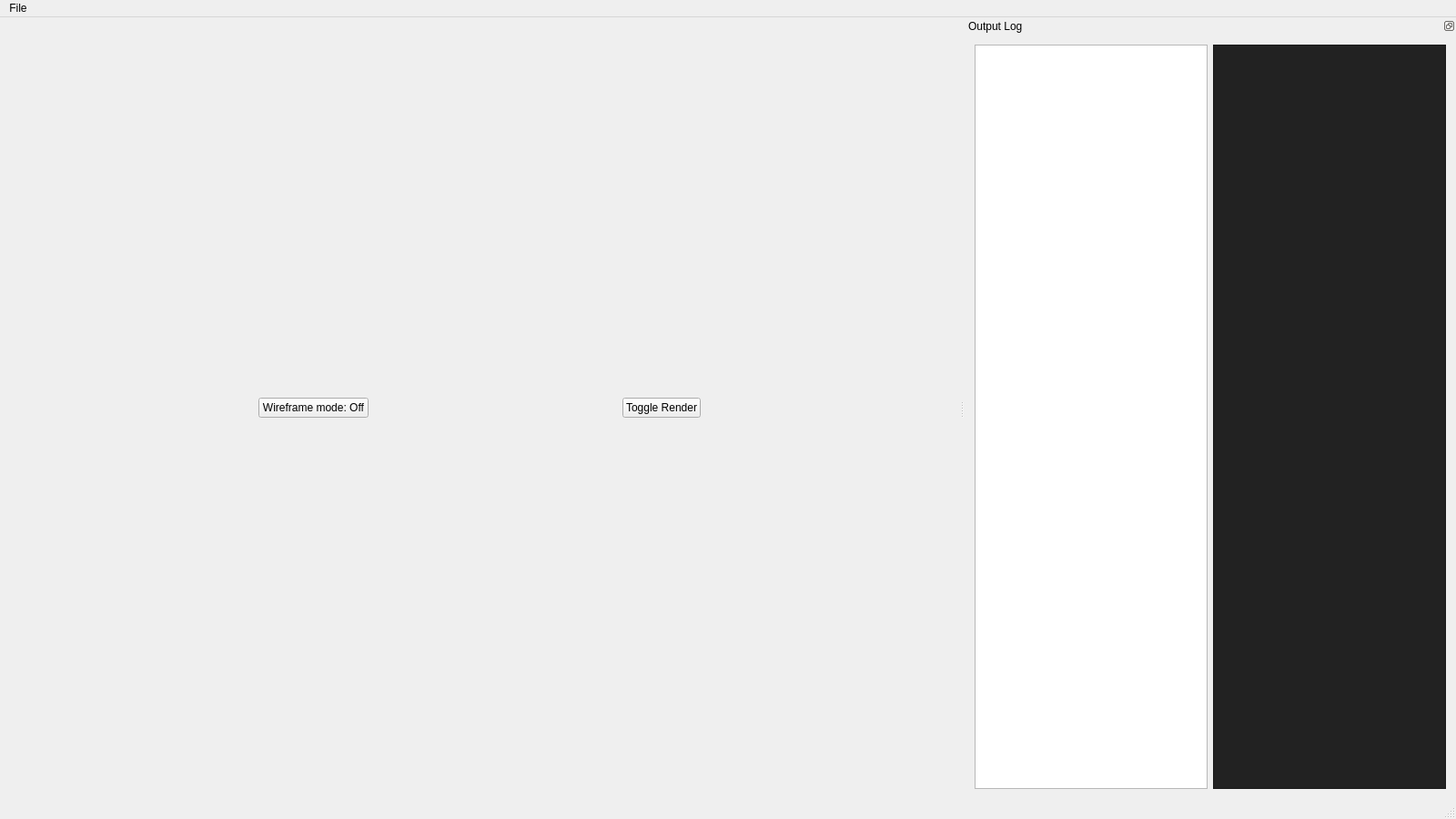
<?xml version="1.0" encoding="UTF-8"?>
<ui version="4.0">
 <class>MainWindow</class>
 <widget class="QMainWindow" name="MainWindow">
  <property name="geometry">
   <rect>
    <x>0</x>
    <y>0</y>
    <width>1600</width>
    <height>900</height>
   </rect>
  </property>
  <property name="windowTitle">
   <string>GEA 22</string>
  </property>
  <widget class="QWidget" name="centralWidget">
   <layout class="QVBoxLayout" name="verticalLayout">
    <item>
     <layout class="QVBoxLayout" name="OpenGLLayout">
      <item>
       <layout class="QGridLayout" name="gridLayout">
        <item row="0" column="1">
         <widget class="QPushButton" name="wireFrameButton">
          <property name="sizePolicy">
           <sizepolicy hsizetype="Fixed" vsizetype="Fixed">
            <horstretch>0</horstretch>
            <verstretch>0</verstretch>
           </sizepolicy>
          </property>
          <property name="text">
           <string>Wireframe mode: Off</string>
          </property>
          <property name="checkable">
           <bool>true</bool>
          </property>
          <property name="checked">
           <bool>false</bool>
          </property>
         </widget>
        </item>
        <item row="0" column="2">
         <widget class="QPushButton" name="toggleRender">
          <property name="sizePolicy">
           <sizepolicy hsizetype="Fixed" vsizetype="Fixed">
            <horstretch>0</horstretch>
            <verstretch>0</verstretch>
           </sizepolicy>
          </property>
          <property name="text">
           <string>Toggle Render</string>
          </property>
          <property name="checkable">
           <bool>true</bool>
          </property>
          <property name="checked">
           <bool>false</bool>
          </property>
         </widget>
        </item>
       </layout>
      </item>
     </layout>
    </item>
   </layout>
  </widget>
  <widget class="QMenuBar" name="menuBar">
   <property name="geometry">
    <rect>
     <x>0</x>
     <y>0</y>
     <width>1600</width>
     <height>21</height>
    </rect>
   </property>
   <widget class="QMenu" name="menuFile">
    <property name="title">
     <string>File</string>
    </property>
    <addaction name="fileExit"/>
   </widget>
   <addaction name="menuFile"/>
  </widget>
  <widget class="QStatusBar" name="statusBar"/>
  <widget class="QDockWidget" name="dockWidgetConsole">
   <property name="features">
    <set>QDockWidget::DockWidgetFloatable|QDockWidget::DockWidgetMovable</set>
   </property>
   <property name="windowTitle">
    <string>Output Log</string>
   </property>
   <attribute name="dockWidgetArea">
    <number>2</number>
   </attribute>
   <widget class="QWidget" name="dockWidgetContents">
    <layout class="QHBoxLayout" name="horizontalLayout">
     <item>
      <widget class="QPlainTextEdit" name="dialogueTextOutput">
       <property name="readOnly">
        <bool>true</bool>
       </property>
      </widget>
     </item>
     <item>
      <widget class="QPlainTextEdit" name="outputLog">
       <property name="palette">
        <palette>
         <active>
          <colorrole role="Button">
           <brush brushstyle="SolidPattern">
            <color alpha="255">
             <red>34</red>
             <green>34</green>
             <blue>34</blue>
            </color>
           </brush>
          </colorrole>
          <colorrole role="Light">
           <brush brushstyle="SolidPattern">
            <color alpha="255">
             <red>51</red>
             <green>51</green>
             <blue>51</blue>
            </color>
           </brush>
          </colorrole>
          <colorrole role="Midlight">
           <brush brushstyle="SolidPattern">
            <color alpha="255">
             <red>42</red>
             <green>42</green>
             <blue>42</blue>
            </color>
           </brush>
          </colorrole>
          <colorrole role="Dark">
           <brush brushstyle="SolidPattern">
            <color alpha="255">
             <red>17</red>
             <green>17</green>
             <blue>17</blue>
            </color>
           </brush>
          </colorrole>
          <colorrole role="Mid">
           <brush brushstyle="SolidPattern">
            <color alpha="255">
             <red>23</red>
             <green>23</green>
             <blue>23</blue>
            </color>
           </brush>
          </colorrole>
          <colorrole role="Text">
           <brush brushstyle="SolidPattern">
            <color alpha="255">
             <red>255</red>
             <green>255</green>
             <blue>255</blue>
            </color>
           </brush>
          </colorrole>
          <colorrole role="ButtonText">
           <brush brushstyle="SolidPattern">
            <color alpha="255">
             <red>255</red>
             <green>255</green>
             <blue>255</blue>
            </color>
           </brush>
          </colorrole>
          <colorrole role="Base">
           <brush brushstyle="SolidPattern">
            <color alpha="255">
             <red>34</red>
             <green>34</green>
             <blue>34</blue>
            </color>
           </brush>
          </colorrole>
          <colorrole role="Window">
           <brush brushstyle="SolidPattern">
            <color alpha="255">
             <red>34</red>
             <green>34</green>
             <blue>34</blue>
            </color>
           </brush>
          </colorrole>
          <colorrole role="Shadow">
           <brush brushstyle="SolidPattern">
            <color alpha="255">
             <red>0</red>
             <green>0</green>
             <blue>0</blue>
            </color>
           </brush>
          </colorrole>
          <colorrole role="AlternateBase">
           <brush brushstyle="SolidPattern">
            <color alpha="255">
             <red>17</red>
             <green>17</green>
             <blue>17</blue>
            </color>
           </brush>
          </colorrole>
          <colorrole role="PlaceholderText">
           <brush brushstyle="SolidPattern">
            <color alpha="128">
             <red>255</red>
             <green>255</green>
             <blue>255</blue>
            </color>
           </brush>
          </colorrole>
         </active>
         <inactive>
          <colorrole role="Button">
           <brush brushstyle="SolidPattern">
            <color alpha="255">
             <red>34</red>
             <green>34</green>
             <blue>34</blue>
            </color>
           </brush>
          </colorrole>
          <colorrole role="Light">
           <brush brushstyle="SolidPattern">
            <color alpha="255">
             <red>51</red>
             <green>51</green>
             <blue>51</blue>
            </color>
           </brush>
          </colorrole>
          <colorrole role="Midlight">
           <brush brushstyle="SolidPattern">
            <color alpha="255">
             <red>42</red>
             <green>42</green>
             <blue>42</blue>
            </color>
           </brush>
          </colorrole>
          <colorrole role="Dark">
           <brush brushstyle="SolidPattern">
            <color alpha="255">
             <red>17</red>
             <green>17</green>
             <blue>17</blue>
            </color>
           </brush>
          </colorrole>
          <colorrole role="Mid">
           <brush brushstyle="SolidPattern">
            <color alpha="255">
             <red>23</red>
             <green>23</green>
             <blue>23</blue>
            </color>
           </brush>
          </colorrole>
          <colorrole role="Text">
           <brush brushstyle="SolidPattern">
            <color alpha="255">
             <red>255</red>
             <green>255</green>
             <blue>255</blue>
            </color>
           </brush>
          </colorrole>
          <colorrole role="ButtonText">
           <brush brushstyle="SolidPattern">
            <color alpha="255">
             <red>255</red>
             <green>255</green>
             <blue>255</blue>
            </color>
           </brush>
          </colorrole>
          <colorrole role="Base">
           <brush brushstyle="SolidPattern">
            <color alpha="255">
             <red>34</red>
             <green>34</green>
             <blue>34</blue>
            </color>
           </brush>
          </colorrole>
          <colorrole role="Window">
           <brush brushstyle="SolidPattern">
            <color alpha="255">
             <red>34</red>
             <green>34</green>
             <blue>34</blue>
            </color>
           </brush>
          </colorrole>
          <colorrole role="Shadow">
           <brush brushstyle="SolidPattern">
            <color alpha="255">
             <red>0</red>
             <green>0</green>
             <blue>0</blue>
            </color>
           </brush>
          </colorrole>
          <colorrole role="AlternateBase">
           <brush brushstyle="SolidPattern">
            <color alpha="255">
             <red>17</red>
             <green>17</green>
             <blue>17</blue>
            </color>
           </brush>
          </colorrole>
          <colorrole role="PlaceholderText">
           <brush brushstyle="SolidPattern">
            <color alpha="128">
             <red>255</red>
             <green>255</green>
             <blue>255</blue>
            </color>
           </brush>
          </colorrole>
         </inactive>
         <disabled>
          <colorrole role="Button">
           <brush brushstyle="SolidPattern">
            <color alpha="255">
             <red>34</red>
             <green>34</green>
             <blue>34</blue>
            </color>
           </brush>
          </colorrole>
          <colorrole role="Light">
           <brush brushstyle="SolidPattern">
            <color alpha="255">
             <red>51</red>
             <green>51</green>
             <blue>51</blue>
            </color>
           </brush>
          </colorrole>
          <colorrole role="Midlight">
           <brush brushstyle="SolidPattern">
            <color alpha="255">
             <red>42</red>
             <green>42</green>
             <blue>42</blue>
            </color>
           </brush>
          </colorrole>
          <colorrole role="Dark">
           <brush brushstyle="SolidPattern">
            <color alpha="255">
             <red>17</red>
             <green>17</green>
             <blue>17</blue>
            </color>
           </brush>
          </colorrole>
          <colorrole role="Mid">
           <brush brushstyle="SolidPattern">
            <color alpha="255">
             <red>23</red>
             <green>23</green>
             <blue>23</blue>
            </color>
           </brush>
          </colorrole>
          <colorrole role="Text">
           <brush brushstyle="SolidPattern">
            <color alpha="255">
             <red>17</red>
             <green>17</green>
             <blue>17</blue>
            </color>
           </brush>
          </colorrole>
          <colorrole role="ButtonText">
           <brush brushstyle="SolidPattern">
            <color alpha="255">
             <red>17</red>
             <green>17</green>
             <blue>17</blue>
            </color>
           </brush>
          </colorrole>
          <colorrole role="Base">
           <brush brushstyle="SolidPattern">
            <color alpha="255">
             <red>34</red>
             <green>34</green>
             <blue>34</blue>
            </color>
           </brush>
          </colorrole>
          <colorrole role="Window">
           <brush brushstyle="SolidPattern">
            <color alpha="255">
             <red>34</red>
             <green>34</green>
             <blue>34</blue>
            </color>
           </brush>
          </colorrole>
          <colorrole role="Shadow">
           <brush brushstyle="SolidPattern">
            <color alpha="255">
             <red>0</red>
             <green>0</green>
             <blue>0</blue>
            </color>
           </brush>
          </colorrole>
          <colorrole role="AlternateBase">
           <brush brushstyle="SolidPattern">
            <color alpha="255">
             <red>34</red>
             <green>34</green>
             <blue>34</blue>
            </color>
           </brush>
          </colorrole>
          <colorrole role="PlaceholderText">
           <brush brushstyle="SolidPattern">
            <color alpha="128">
             <red>255</red>
             <green>255</green>
             <blue>255</blue>
            </color>
           </brush>
          </colorrole>
         </disabled>
        </palette>
       </property>
      </widget>
     </item>
    </layout>
   </widget>
  </widget>
  <action name="fileExit">
   <property name="text">
    <string>Exit</string>
   </property>
   <property name="shortcut">
    <string>Ctrl+Q</string>
   </property>
  </action>
 </widget>
 <layoutdefault spacing="6" margin="11"/>
 <resources/>
 <connections/>
</ui>
